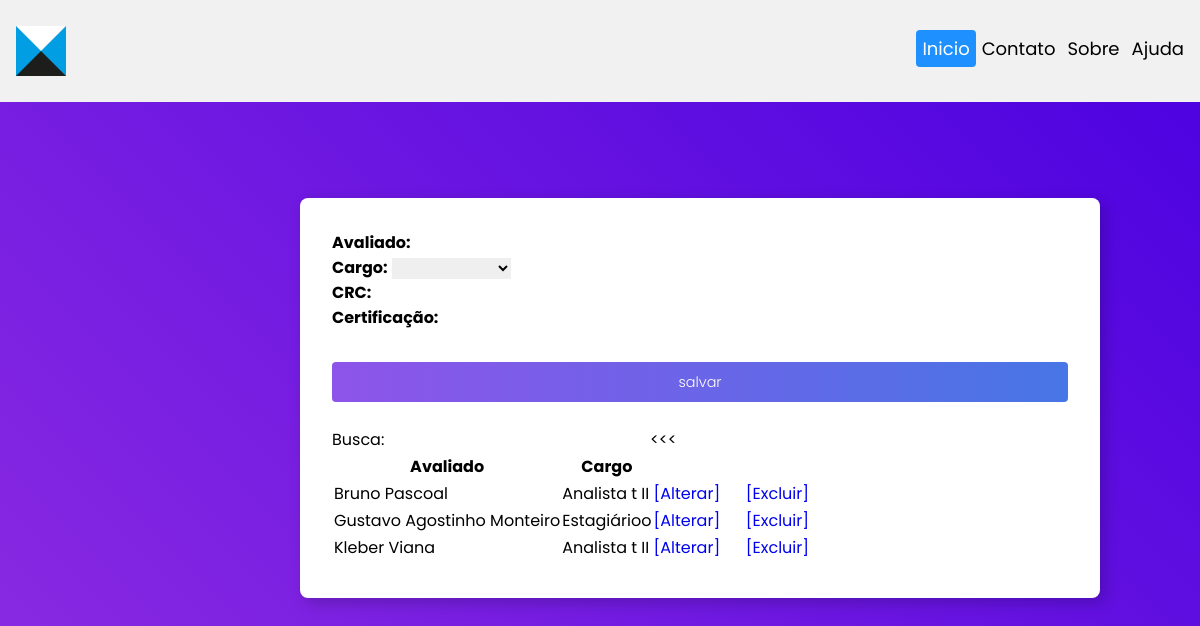
/crudAvaliados.php, run on the app's committed database.
### tables this page shows
CREATE TABLE `avaliados` (
  `idAvaliado` int NOT NULL,
  `avaliado` varchar(200) NOT NULL,
  `idCargoFK` int NOT NULL,
  `crc` int NOT NULL,
  `certificacao` varchar(300) NOT NULL
);

CREATE TABLE `cargos` (
  `idCargo` int NOT NULL,
  `cargo` varchar(100) NOT NULL
);

### controllers/controllerAvaliados.php (called while the page is built, shortened)
<?php
if ($_SERVER['REQUEST_METHOD'] == 'POST') {
    $idAvaliado = (isset($_POST["idAvaliado"]) && $_POST["idAvaliado"] != null) ? $_POST["idAvaliado"] : "";
    $idCargoFK = (isset($_POST["idCargoFK"]) && $_POST["idCargoFK"] != null) ? $_POST["idCargoFK"] : "";
    $avaliado = (isset($_POST["avaliado"]) && $_POST["avaliado"] != null) ? $_POST["avaliado"] : "";
    $crc = (isset($_POST["crc"]) && $_POST["crc"] != null) ? $_POST["crc"] : "";
    $certificacao = (isset($_POST["certificacao"]) && $_POST["certificacao"] != null) ? $_POST["certificacao"] : "";
} else if (!isset($idAvaliado)) {
    $avaliado = NULL;
    $crc = NULL;
    $certificacao= NULL;
}
?>

### crudAvaliados.php (the view, shortened to what this page needs)
<?php
include 'controllers/controllerAvaliados.php';
?>
<!DOCTYPE html>
<html>
<head>
    <link rel="stylesheet" href="assets\styles\style_form.css" />
</head>
<body>
    <div class="header">
        <a href="#default"><img src="./assets/img/img_logo.jfif" alt="logo" /></a>
        <div class="header-right">
            <a class="active" href="#home">Inicio</a>
            <a href="#contact">Contato</a>
            <a href="#about">Sobre</a>
            <a href="#help">Ajuda</a>
        </div>
    </div>
            <main class="container">
                <form action="?act=save" method="POST" name="form1"  >
                    <b>Avaliado:</b>
                    <input type="text" name="avaliado" class="form-control" <?php
                    if (isset($avaliado) && $avaliado != null || $avaliado != "") {
                        echo "value=\"{$avaliado}\"";
                    }
                    ?> />
                    <br>
                    <?PHP
                        $conexao->exec('SET CHARACTER SET utf8');
                        $pegaCargo = $conexao->prepare("SELECT DISTINCT * FROM cargos ORDER BY cargo");
                        $pegaCargo->execute();
                            $fetchAll = $pegaCargo->fetchAll();
                    ?>
                        <b>Cargo:</b>
                        <select name="idCargoFK" class="form-control">
                            <?php
                                $temp=1;
                                foreach ($fetchAll as $cargos) : ?>
                                <?php if($temp == 1){
                                    echo '<option>  </option>';
                                    $temp =0;
                                    } ?>
                                <option value="<?php echo $cargos['idCargo']; ?>"
                                ><?php echo $cargos['cargo']; ?></option>
                            <?php endforeach; ?>
                        </select>
                    <br>
                    <b>CRC:</b>
                    <input type="text" name="crc" class="form-control" <?php
                    if (isset($crc) && $crc != null || $crc != "") {
                        echo "value=\"{$crc}\"";
                    }
                    ?> />
                    <br>
                    <b>Certificação:</b>
                    <input type="text" name="certificacao" class="form-control" <?php
                    if (isset($certificacao) && $certificacao != null || $certificacao != "") {
                        echo "value=\"{$certificacao}\"";
                    }
                    ?> />
                        <br>
                <div>
                    <input type="submit" value="salvar">
                </div>
                </form>
                <label for="filtroAvaliados">Busca:</label>
                <input id="filtroAvaliados" type="text">
                <table id="tabelaAvaliados" class="table table-striped table-font-size">
                    <thread>
                        <tr class="table-secondary">
                            <th>Avaliado</th>
                            <th>Cargo</th>
                        </tr>
                    </thread>
                    <tbody>
                        <?php
                           try {
                                $stmt = $conexao->prepare("SELECT ao.avaliado, ao.idAvaliado, ao.idCargoFK, ao.crc, ao.certificacao, c.idCargo, c.cargo  FROM avaliados ao
                                INNER JOIN cargos c ON ao.idCargoFK=c.idCargo ORDER BY ao.avaliado ASC" );
                                if ($stmt->execute()) {
                                    while ($rs = $stmt->fetch(PDO::FETCH_OBJ)) {
                                        echo "<tr>";
                                        echo "<td>".$rs->avaliado."</td><td>".
                                                    $rs->cargo."</td><</td><td><center><a href=\"?act=upd&idAvaliado=".$rs->idAvaliado."\">[Alterar]</a>"
                                                ."&nbsp;&nbsp;&nbsp;&nbsp;&nbsp;&nbsp;"
                                                ."<a href=\"?act=del&idAvaliado=".$rs->idAvaliado."\">[Excluir]</a></center></td>";
                                        echo "</tr>";
                                    }
                                } else {
                                    echo "Erro: Não foi possível recuperar os dados do banco de dados";
                                }
                            } catch (PDOException $erro) {
                                echo "Erro: ".$erro->getMessage();
                            }
                        ?>
                    </tbody>
                </table>
            </main>
</body>
</html>

### assets/styles/style_form.css (style rules this page uses)
.header { overflow: hidden; background-color: #f1f1f1; padding: 20px 10px; }
.header a { float: left; color: black; text-align: center; padding: 6px; text-decoration: none; font-size: 18px; line-height: 25px; border-radius: 4px; }
.header img { float: left; width: 50px; height: 50px; background: #555; }
.header a.active { background-color: dodgerblue; color: white; }
.header-right { float: right; margin-top: 10px; }
* { margin: 0; border: 0; padding: 0; text-decoration: none; box-sizing: border-box; font-family: "Poppins", sans-serif; }
body { background: linear-gradient(45deg, #8e2de2, #4a00e0); background-repeat: no-repeat; min-height: 100vh; min-width: 100vw; align-items: center; justify-content: center; background-color: #4776E6; }
main.container { background: white; min-width: 100vh; min-height: 50vh; margin-top: 8%; margin-left: 25%; margin-right: 25%; padding: 2rem; box-shadow: 5px 5px 15px rgba(0, 0, 0, 0.2); border-radius: 8px; }
input[type="submit"] { margin-top: 2rem; padding: 0.6rem; width: 100%; background: linear-gradient(to left, #4776E6, #8e54e9); cursor: pointer; color: white; font-size: 0.9rem; font-weight: 300; border-radius: 4px; transition: all 0.3s ease; }

### data on the page
avaliados: avaliado "Bruno Pascoal", idCargoFK.cargo "Analista t II"
avaliados: avaliado "Gustavo Agostinho Monteiro", idCargoFK.cargo "Estagiárioo"
avaliados: avaliado "Kleber Viana", idCargoFK.cargo "Analista t II"
